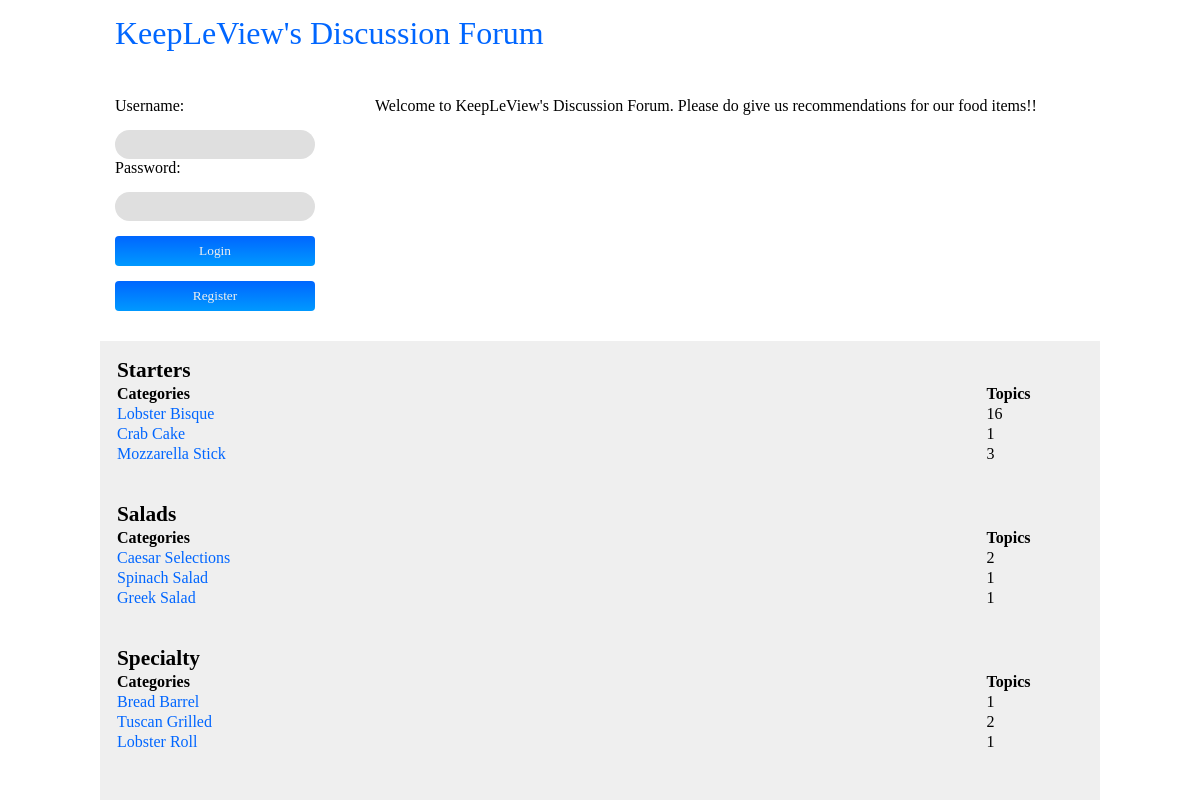
/PhpProject8/.sync/Archive/index.php, run on the app's committed database.
### tables this page shows
CREATE TABLE IF NOT EXISTS `categories` (
  `cat_id` int(3) UNSIGNED NOT NULL AUTO_INCREMENT,
  `category_title` varchar(64) NOT NULL,
  PRIMARY KEY (`cat_id`),
  KEY `cat_id` (`cat_id`)
);

CREATE TABLE IF NOT EXISTS `subcategories` (
  `subcat_id` int(3) UNSIGNED NOT NULL AUTO_INCREMENT,
  `parent_id` int(3) UNSIGNED NOT NULL,
  `subcategory_title` varchar(128) NOT NULL,
  `subcategory_desc` varchar(255) NOT NULL,
  PRIMARY KEY (`subcat_id`),
  KEY `parent_id` (`parent_id`)
);

### PhpProject8/.sync/Archive/content_function.php (the view, shortened to what this page needs)
<?php
	function dispcategories() {
		include ('dbconn.php');
		$select = mysqli_query($con, "SELECT * FROM categories");
		while ($row = mysqli_fetch_assoc($select)) {
			echo "<table class='category-table'>";
			echo "<tr><td class='main-category' colspan='2'>".$row['category_title']."</td></tr>";
			dispsubcategories($row['cat_id']);
			echo "</table>";
		}
	}
	function dispsubcategories($parent_id) {
		include ('dbconn.php');
		$select = mysqli_query($con, "SELECT cat_id, subcat_id, subcategory_title, subcategory_desc FROM categories, subcategories
									  WHERE ($parent_id = categories.cat_id) AND ($parent_id = subcategories.parent_id)");
		echo "<tr><th width='90%'>Categories</th><th width='10%'>Topics</th></tr>";
		while ($row = mysqli_fetch_assoc($select)) {
			echo "<tr><td class='category_title'><a href='/PhpProject2/topics.php?cid=".$row['cat_id']."&scid=".$row['subcat_id']."'>
				  ".$row['subcategory_title']."<br />";
			echo $row['subcategory_desc']."</a></td>";
			echo "<td class='num-topics'>".getnumtopics($parent_id, $row['subcat_id'])."</td></tr>";
		}
	}
 function getnumtopics($cat_id,$subcat_id) {
	 include('dbconn.php');
	 $select = mysqli_query($con,"SELECT category_id , subcategory_id FROM topics WHERE ".$cat_id." = category_id AND ".$subcat_id." = subcategory_id");
	 return mysqli_num_rows($select);
 }
?>

### PhpProject8/main.css (style rules this page uses)
* { margin: 0px; padding: 0px; }
a { text-decoration: none; color: #0066FF; }
table.category-table { width: 100%; margin-bottom: 35px; font-family: Calibri; }
table.category-table td.main-category { font-size: 16pt; font-weight: bold; }
table.category-table th { font-size: 12pt; font-weight: bold; text-align: left; }

### data on the page
categories: category_title "Starters"
subcategories: subcategory_title "Lobster Bisque", subcat_id "16"
subcategories: subcategory_title "Crab Cake", subcat_id "1"
subcategories: subcategory_title "Mozzarella Stick", subcat_id "3"
categories: category_title "Salads"
subcategories: subcategory_title "Caesar Selections", subcat_id "2"
subcategories: subcategory_title "Spinach Salad", subcat_id "1"
subcategories: subcategory_title "Greek Salad", subcat_id "1"
categories: category_title "Specialty"
subcategories: subcategory_title "Bread Barrel", subcat_id "1"
subcategories: subcategory_title "Tuscan Grilled", subcat_id "2"
subcategories: subcategory_title "Lobster Roll", subcat_id "1"
